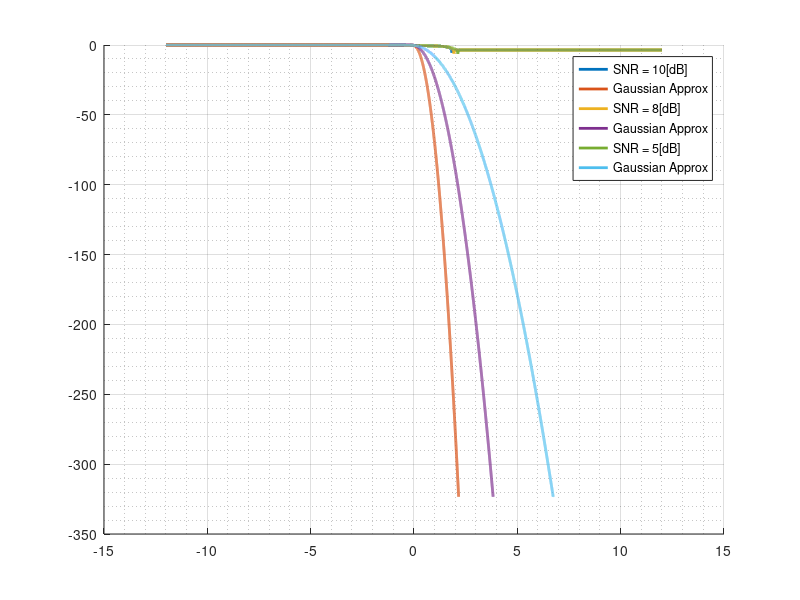

The MATLAB source for this figure:

snr = [25 20 15];
dx = 1e-3;
x = -12:dx:12;
P_x = 1;
delta = sqrt(3*P_x);

origVec = zeros(size(x));
curr_uni = zeros(size(x));
curr_uni(abs(x) <= delta) = 1/(2*delta);

figure; hold all
for i=1:length(snr)
    sigma_z = 10^(-snr(i)/20);
    z = 1/(sqrt(2*pi)*sigma_z) * exp(-0.5*x.^2/(sigma_z^2));
    
    f = conv(curr_uni,z)*dx;
    f_cut = f(length(curr_uni)/2:end-length(curr_uni)/2);
    
    CDF = cumsum(f_cut)*dx;
    plot(x,log10(1 - CDF),'LineWidth',2)
    plot(x,log10(qfunc(x/sqrt(P_x/(1+10^(snr(i)/10))))),'LineWidth',2)
end
grid on; grid minor;
legend('SNR = 10[dB]','Gaussian Approx','SNR = 8[dB]','Gaussian Approx','SNR = 5[dB]','Gaussian Approx')